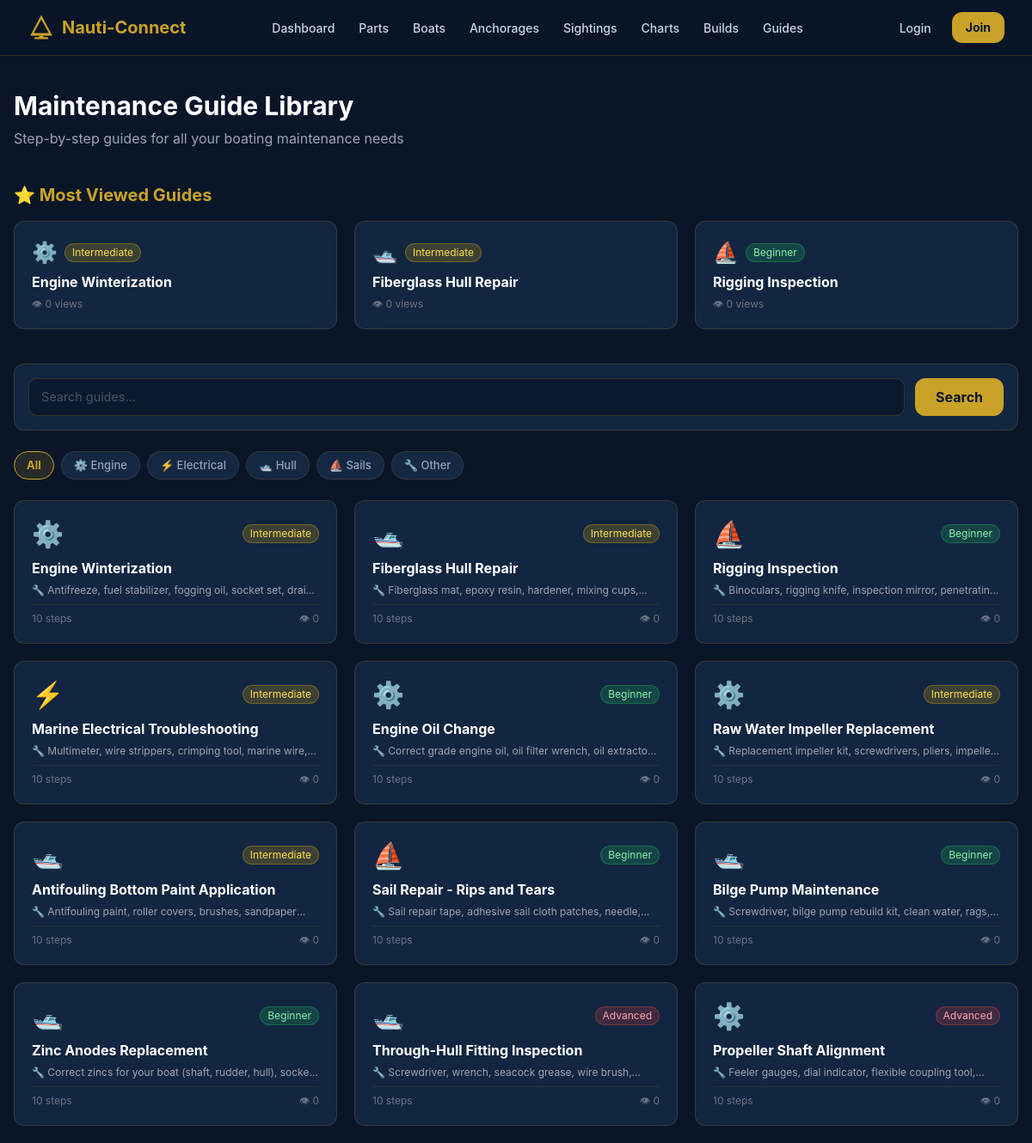
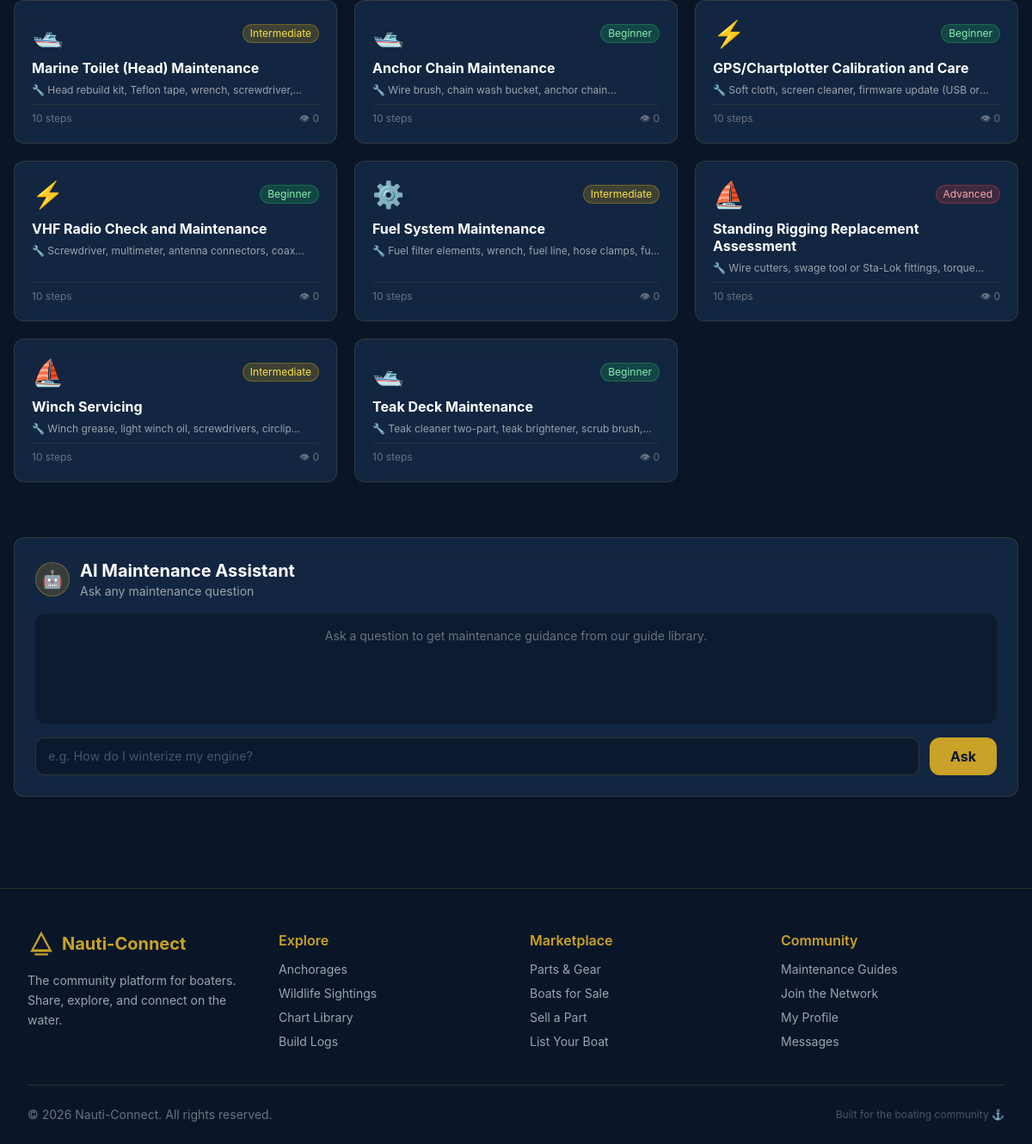
Screenshot of /maintenance/index.php with the database file from the repository (2 pictures, top to bottom).
### tables this page shows
CREATE TABLE IF NOT EXISTS maintenance_guides (
    id INT AUTO_INCREMENT PRIMARY KEY,
    title VARCHAR(255) NOT NULL,
    category ENUM('engine','electrical','hull','sails','other') NOT NULL,
    difficulty_level ENUM('beginner','intermediate','advanced') NOT NULL,
    tools_needed TEXT,
    steps_json JSON,
    video_url VARCHAR(500),
    views INT DEFAULT 0,
    created_at TIMESTAMP DEFAULT CURRENT_TIMESTAMP,
    FULLTEXT(title, tools_needed)
);

### includes/functions.php (called while the page is built, shortened)
<?php
function sanitize(string $input): string {
    return htmlspecialchars(trim($input), ENT_QUOTES | ENT_HTML5, 'UTF-8');
}

### maintenance/index.php (the view, shortened to what this page needs)
<?php
require_once __DIR__ . '/../includes/functions.php';
require_once __DIR__ . '/../includes/db.php';
$category = trim($_GET['category'] ?? '');
$search   = trim($_GET['search'] ?? '');
$where  = ['1=1'];
$params = [];
$types  = '';
$whereClause = implode(' AND ', $where);
$sql         = "SELECT * FROM maintenance_guides WHERE $whereClause ORDER BY views DESC, created_at DESC LIMIT 50";
if ($params) {
    $stmt = $conn->prepare($sql);
    $stmt->bind_param($types, ...$params);
} else {
    $stmt = $conn->prepare($sql);
}
$stmt->execute();
$guides = $stmt->get_result()->fetch_all(MYSQLI_ASSOC);
$featuredStmt = $conn->query('SELECT * FROM maintenance_guides ORDER BY views DESC LIMIT 3');
$featured     = $featuredStmt->fetch_all(MYSQLI_ASSOC);
include __DIR__ . '/../includes/header.php';
?>
<main class="max-w-7xl mx-auto px-4 py-10">
    <div class="mb-10">
        <h1 class="text-3xl font-bold text-white mb-2">Maintenance Guide Library</h1>
        <p class="text-gray-400">Step-by-step guides for all your boating maintenance needs</p>
    </div>
    <?php if (!$category && !$search && !empty($featured)): ?>
        <div class="mb-10">
            <h2 class="text-xl font-bold text-[#c9a227] mb-4">⭐ Most Viewed Guides</h2>
            <div class="grid grid-cols-1 sm:grid-cols-3 gap-5">
                <?php foreach ($featured as $guide):
                    $diffColor = match ($guide['difficulty_level']) {
                        'beginner' => 'bg-green-500/20 text-green-300 border-green-500/30',
                        'intermediate' => 'bg-yellow-500/20 text-yellow-300 border-yellow-500/30',
                        'advanced' => 'bg-red-500/20 text-red-300 border-red-500/30',
                        default => 'bg-gray-500/20 text-gray-300',
                    };
                    $catEmoji = match ($guide['category']) { 'engine'=>'⚙️','electrical'=>'⚡','hull'=>'🛥️','sails'=>'⛵','other'=>'🔧',default=>'📋' };
                ?>
                    <a href="<?= SITE_URL ?>/maintenance/view.php?id=<?= $guide['id'] ?>" class="glass-card p-5 hover:border-[#c9a227]/50 transition-all">
                        <div class="flex items-center gap-2 mb-2">
                            <span class="text-2xl"><?= $catEmoji ?></span>
                            <span class="text-xs px-2 py-0.5 rounded-full border <?= $diffColor ?>"><?= ucfirst($guide['difficulty_level']) ?></span>
                        </div>
                        <h3 class="font-bold text-white leading-tight"><?= sanitize($guide['title']) ?></h3>
                        <p class="text-gray-500 text-xs mt-2">👁 <?= number_format((int)$guide['views']) ?> views</p>
                    </a>
                <?php endforeach; ?>
            </div>
        </div>
    <?php endif; ?>
    <form method="GET" id="guide-search-form" class="glass-card p-4 mb-6 flex flex-wrap gap-3">
        <input type="text" name="search" id="guide-search" class="form-input flex-1 min-w-48" placeholder="Search guides…" value="<?= sanitize($search) ?>">
        <button type="submit" class="btn-gold px-6">Search</button>
    </form>
    <div class="flex gap-2 flex-wrap mb-6">
        <a href="?" class="filter-btn <?= !$category ? 'active' : '' ?>">All</a>
        <?php
        $catLabels = ['engine'=>'⚙️ Engine','electrical'=>'⚡ Electrical','hull'=>'🛥️ Hull','sails'=>'⛵ Sails','other'=>'🔧 Other'];
        foreach ($catLabels as $val => $label): ?>
            <a href="?category=<?= $val ?><?= $search ? '&search=' . urlencode($search) : '' ?>" class="filter-btn <?= $category === $val ? 'active' : '' ?>"><?= $label ?></a>
        <?php endforeach; ?>
    </div>
    <?php if (empty($guides)): ?>
        <div class="text-center py-16">
            <div class="text-5xl mb-4">🔧</div>
            <p class="text-gray-400">No guides found. Try a different search.</p>
        </div>
    <?php else: ?>
        <div class="grid grid-cols-1 sm:grid-cols-2 lg:grid-cols-3 gap-5" id="guides-grid">
            <?php foreach ($guides as $guide):
                $diffColor = match ($guide['difficulty_level']) {
                    'beginner' => 'bg-green-500/20 text-green-300 border-green-500/30',
                    'intermediate' => 'bg-yellow-500/20 text-yellow-300 border-yellow-500/30',
                    'advanced' => 'bg-red-500/20 text-red-300 border-red-500/30',
                    default => 'bg-gray-500/20 text-gray-300',
                };
                $catEmoji = match ($guide['category']) { 'engine'=>'⚙️','electrical'=>'⚡','hull'=>'🛥️','sails'=>'⛵','other'=>'🔧',default=>'📋' };
                $steps = json_decode($guide['steps_json'] ?? '[]', true) ?: [];
            ?>
                <a href="<?= SITE_URL ?>/maintenance/view.php?id=<?= $guide['id'] ?>" class="glass-card p-5 hover:border-[#c9a227]/50 transition-all flex flex-col">
                    <div class="flex items-center justify-between mb-3">
                        <span class="text-3xl"><?= $catEmoji ?></span>
                        <span class="text-xs px-2 py-0.5 rounded-full border <?= $diffColor ?>"><?= ucfirst($guide['difficulty_level']) ?></span>
                    </div>
                    <h3 class="font-bold text-white leading-tight mb-2"><?= sanitize($guide['title']) ?></h3>
                    <?php if ($guide['tools_needed']): ?>
                        <p class="text-gray-400 text-xs mb-2 line-clamp-1">🔧 <?= sanitize($guide['tools_needed']) ?></p>
                    <?php endif; ?>
                    <div class="mt-auto pt-2 border-t border-[#c9a227]/10 flex items-center justify-between text-xs text-gray-500">
                        <span><?= count($steps) ?> steps</span>
                        <span>👁 <?= number_format((int)$guide['views']) ?></span>
                    </div>
                </a>
            <?php endforeach; ?>
        </div>
    <?php endif; ?>
    <div class="mt-16 glass-card p-6">
        <div class="flex items-center gap-3 mb-4">
            <div class="w-10 h-10 rounded-full bg-[#c9a227]/20 border border-[#c9a227]/40 flex items-center justify-center text-xl">🤖</div>
            <div>
                <h2 class="text-xl font-bold text-white">AI Maintenance Assistant</h2>
                <p class="text-gray-400 text-sm">Ask any maintenance question</p>
            </div>
        </div>
        <div id="ai-chat-log" class="bg-[#0a1628]/60 rounded-xl p-4 min-h-32 max-h-64 overflow-y-auto mb-4 space-y-3">
            <div class="text-gray-500 text-sm text-center">Ask a question to get maintenance guidance from our guide library.</div>
        </div>
        <div class="flex gap-3">
            <input type="text" id="ai-input" class="form-input flex-1" placeholder="e.g. How do I winterize my engine?" maxlength="500">
            <button id="ai-send" onclick="sendAIMessage()" class="btn-gold px-6">Ask</button>
        </div>
    </div>
</main>
<?php include __DIR__ . '/../includes/footer.php'; ?>

### rows the page displays
maintenance_guides: category "⚙️", difficulty_level "Intermediate", title "Engine Winterization", views "0", tools_needed "Antifreeze, fuel stabilizer, fogging oil, socket set,…", steps_json "10"
maintenance_guides: category "🛥️", difficulty_level "Intermediate", title "Fiberglass Hull Repair", views "0", tools_needed "Fiberglass mat, epoxy resin, hardener, mixing…", steps_json "10"
maintenance_guides: category "⛵", difficulty_level "Beginner", title "Rigging Inspection", views "0", tools_needed "Binoculars, rigging knife, inspection mirror,…", steps_json "10"
maintenance_guides: category "⚡", difficulty_level "Intermediate", title "Marine Electrical Troubleshooting", tools_needed "Multimeter, wire strippers, crimping tool, marine…", steps_json "10", views "0"
maintenance_guides: category "⚙️", difficulty_level "Beginner", title "Engine Oil Change", tools_needed "Correct grade engine oil, oil filter wrench, oil…", steps_json "10", views "0"
maintenance_guides: category "⚙️", difficulty_level "Intermediate", title "Raw Water Impeller Replacement", tools_needed "Replacement impeller kit, screwdrivers, pliers,…", steps_json "10", views "0"
maintenance_guides: category "🛥️", difficulty_level "Intermediate", title "Antifouling Bottom Paint Application", tools_needed "Antifouling paint, roller covers, brushes,…", steps_json "10", views "0"
maintenance_guides: category "⛵", difficulty_level "Beginner", title "Sail Repair - Rips and Tears", tools_needed "Sail repair tape, adhesive sail cloth patches,…", steps_json "10", views "0"
maintenance_guides: category "🛥️", difficulty_level "Beginner", title "Bilge Pump Maintenance", tools_needed "Screwdriver, bilge pump rebuild kit, clean water,…", steps_json "10", views "0"
maintenance_guides: category "🛥️", difficulty_level "Beginner", title "Zinc Anodes Replacement", tools_needed "Correct zincs for your boat (shaft, rudder, hull),…", steps_json "10", views "0"
maintenance_guides: category "🛥️", difficulty_level "Advanced", title "Through-Hull Fitting Inspection", tools_needed "Screwdriver, wrench, seacock grease, wire…", steps_json "10", views "0"
maintenance_guides: category "⚙️", difficulty_level "Advanced", title "Propeller Shaft Alignment", tools_needed "Feeler gauges, dial indicator, flexible coupling…", steps_json "10", views "0"
maintenance_guides: category "🛥️", difficulty_level "Intermediate", title "Marine Toilet (Head) Maintenance", tools_needed "Head rebuild kit, Teflon tape, wrench,…", steps_json "10", views "0"
maintenance_guides: category "🛥️", difficulty_level "Beginner", title "Anchor Chain Maintenance", tools_needed "Wire brush, chain wash bucket, anchor…", steps_json "10", views "0"
maintenance_guides: category "⚡", difficulty_level "Beginner", title "GPS/Chartplotter Calibration and Care", tools_needed "Soft cloth, screen cleaner, firmware update (USB…", steps_json "10", views "0"
maintenance_guides: category "⚡", difficulty_level "Beginner", title "VHF Radio Check and Maintenance", tools_needed "Screwdriver, multimeter, antenna connectors,…", steps_json "10", views "0"
maintenance_guides: category "⚙️", difficulty_level "Intermediate", title "Fuel System Maintenance", tools_needed "Fuel filter elements, wrench, fuel line, hose clamps,…", steps_json "10", views "0"
maintenance_guides: category "⛵", difficulty_level "Advanced", title "Standing Rigging Replacement Assessment", tools_needed "Wire cutters, swage tool or Sta-Lok fittings,…", steps_json "10", views "0"
maintenance_guides: category "⛵", difficulty_level "Intermediate", title "Winch Servicing", tools_needed "Winch grease, light winch oil, screwdrivers,…", steps_json "10", views "0"
maintenance_guides: category "🛥️", difficulty_level "Beginner", title "Teak Deck Maintenance", tools_needed "Teak cleaner two-part, teak brightener, scrub…", steps_json "10", views "0"

### other values shown
$label "⚙️ Engine"
$label "⚡ Electrical"
$label "🛥️ Hull"
$label "⛵ Sails"
$label "🔧 Other"
